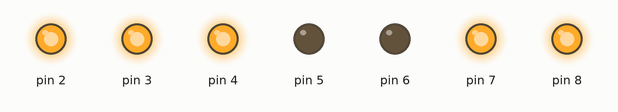
Bench run of a sketch on a simulated Arduino Uno, built with avr-gcc and run on an emulated ATmega328P. On the bench: output pins drawn as LEDs (lit = HIGH).

Above: at 0.5 s.
At 1.5 s:
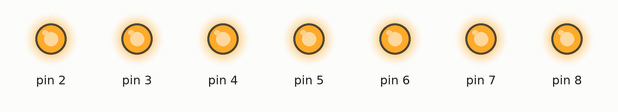
At 2.5 s:
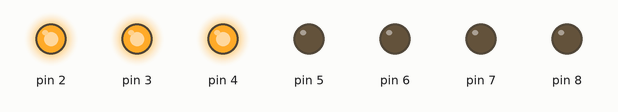
At 5.5 s:
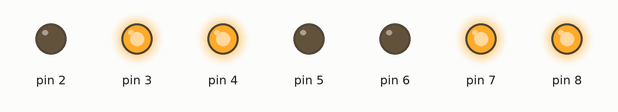
At 8.5 s:
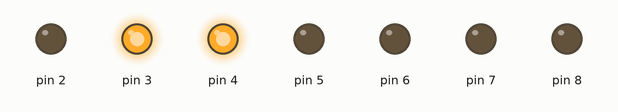
At 11.0 s:
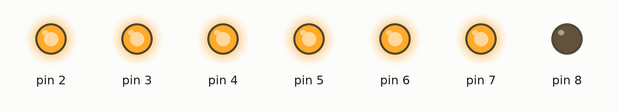
Timing chart, 0 to 16.9 s (numbered marks = the images above):
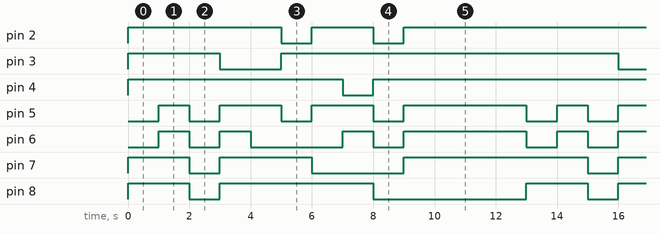

Measured:
- by itself, pin 2: repeats every 13.0 s: LOW 1.0 s, HIGH 2.0 s, LOW 1.0 s, HIGH 9.0 s
- by itself, pin 3: repeats every 13.0 s: LOW 2.0 s, HIGH 11.0 s
- by itself, pin 4: repeats every 13.0 s: LOW 1.0 s, HIGH 12.0 s
- by itself, pin 5: repeats every 13.0 s: 2 × (LOW 1.0 s, HIGH 2.0 s), LOW 1.0 s, HIGH 4.0 s, LOW 1.0 s, HIGH 1.0 s
- by itself, pin 6: repeats every 13.0 s: LOW 1.0 s, HIGH 1.0 s, LOW 3.0 s, HIGH 1.0 s, LOW 1.0 s, HIGH 4.0 s, LOW 1.0 s, HIGH 1.0 s
- by itself, pin 7: repeats every 13.0 s: LOW 1.0 s, HIGH 3.0 s, LOW 3.0 s, HIGH 6.0 s
- by itself, pin 8: repeats every 13.0 s: LOW 1.0 s, HIGH 5.0 s, LOW 5.0 s, HIGH 2.0 s

The sketch:

_7SEGMENT.ino
```cpp
void setup()
{
  pinMode(2,  OUTPUT);
  pinMode(3,  OUTPUT);
  pinMode(4,  OUTPUT);
  pinMode(5,  OUTPUT);
  pinMode(6, OUTPUT);
  pinMode(7, OUTPUT);
  pinMode(8, OUTPUT);

}

void loop()
{
               // write '9'
               digitalWrite(2, 1);
               digitalWrite(3, 1);
               digitalWrite(4, 1);
               digitalWrite(5, 0);
               digitalWrite(6, 0);
               digitalWrite(7, 1);
               digitalWrite(8, 1);
               delay(1000);
               // write '8'
               digitalWrite(2, 1);
               digitalWrite(3, 1);
               digitalWrite(4, 1);
               digitalWrite(5, 1);
               digitalWrite(6, 1);
               digitalWrite(7, 1);
               digitalWrite(8, 1);
               delay(1000);
               // write '7'
               digitalWrite(2, 1);
               digitalWrite(3, 1);
               digitalWrite(4, 1);
               digitalWrite(5, 0);
               digitalWrite(6, 0);
               digitalWrite(7, 0);
               digitalWrite(8, 0);
               delay(1000);
               // write '6'
               digitalWrite(2, 1);
               digitalWrite(3, 0);
               digitalWrite(4, 1);
               digitalWrite(5, 1);
               digitalWrite(6, 1);
               digitalWrite(7, 1);
               digitalWrite(8, 1);
               delay(1000);
               // write '5'
               digitalWrite(2, 1);
               digitalWrite(3, 0);
               digitalWrite(4, 1);
               digitalWrite(5, 1);
               digitalWrite(6, 0);
               digitalWrite(7, 1);
               digitalWrite(8, 1);
               delay(1000);
               // write '4'
               digitalWrite(2, 0);
               digitalWrite(3, 1);
               digitalWrite(4, 1);
               digitalWrite(5, 0);
               digitalWrite(6, 0);
               digitalWrite(7, 1);
               digitalWrite(8, 1);
               delay(1000);
               // write '3'
               digitalWrite(2, 1);
               digitalWrite(3, 1);
               digitalWrite(4, 1);
               digitalWrite(5, 1);
               digitalWrite(6, 0);
               digitalWrite(7, 0);
               digitalWrite(8, 1);
               delay(1000);
               // write '2'
               digitalWrite(2, 1);
               digitalWrite(3, 1);
               digitalWrite(4, 0);
               digitalWrite(5, 1);
               digitalWrite(6, 1);
               digitalWrite(7, 0);
               digitalWrite(8, 1);
               delay(1000);
               // write '1'
               digitalWrite(2, 0);
               digitalWrite(3, 1);
               digitalWrite(4, 1);
               digitalWrite(5, 0);
               digitalWrite(6, 0);
               digitalWrite(7, 0);
               digitalWrite(8, 0);
               delay(1000);
               // write '0'
               digitalWrite(2, 1);
               digitalWrite(3, 1);
               digitalWrite(4, 1);
               digitalWrite(5, 1);
               digitalWrite(6, 1);
               digitalWrite(7, 1);
               digitalWrite(8, 0);
               delay(4000);

}
```
